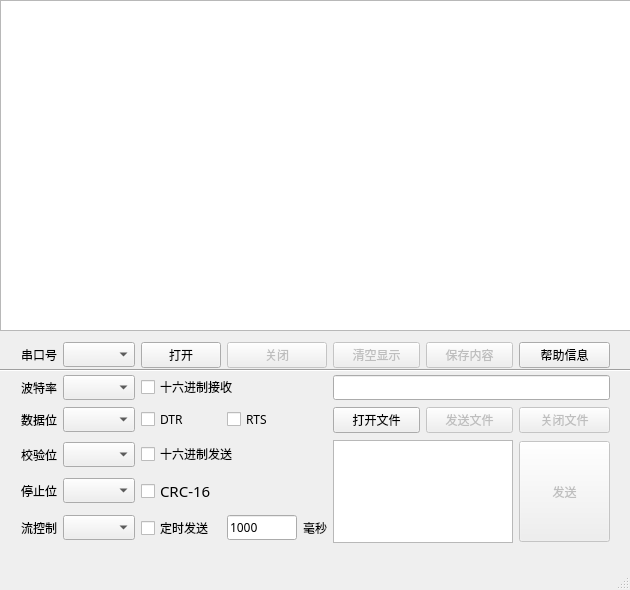
<?xml version="1.0" encoding="UTF-8"?>
<ui version="4.0">
 <class>MainWindow</class>
 <widget class="QMainWindow" name="MainWindow">
  <property name="windowModality">
   <enum>Qt::NonModal</enum>
  </property>
  <property name="enabled">
   <bool>true</bool>
  </property>
  <property name="geometry">
   <rect>
    <x>0</x>
    <y>0</y>
    <width>630</width>
    <height>590</height>
   </rect>
  </property>
  <property name="sizePolicy">
   <sizepolicy hsizetype="Fixed" vsizetype="Fixed">
    <horstretch>0</horstretch>
    <verstretch>0</verstretch>
   </sizepolicy>
  </property>
  <property name="minimumSize">
   <size>
    <width>630</width>
    <height>590</height>
   </size>
  </property>
  <property name="maximumSize">
   <size>
    <width>630</width>
    <height>590</height>
   </size>
  </property>
  <property name="font">
   <font>
    <family>Courier 10 Pitch</family>
   </font>
  </property>
  <property name="windowTitle">
   <string>串口助手</string>
  </property>
  <property name="windowIcon">
   <iconset>
    <normaloff>:/new/prefix1/wICO.ico</normaloff>:/new/prefix1/wICO.ico</iconset>
  </property>
  <widget class="QWidget" name="centralWidget">
   <widget class="QTextBrowser" name="textBrowser">
    <property name="geometry">
     <rect>
      <x>0</x>
      <y>0</y>
      <width>631</width>
      <height>331</height>
     </rect>
    </property>
    <property name="font">
     <font>
      <family>Courier 10 Pitch</family>
     </font>
    </property>
    <property name="mouseTracking">
     <bool>false</bool>
    </property>
   </widget>
   <widget class="Line" name="line">
    <property name="geometry">
     <rect>
      <x>-10</x>
      <y>360</y>
      <width>641</width>
      <height>20</height>
     </rect>
    </property>
    <property name="orientation">
     <enum>Qt::Horizontal</enum>
    </property>
   </widget>
   <widget class="QWidget" name="layoutWidget">
    <property name="geometry">
     <rect>
      <x>10</x>
      <y>330</y>
      <width>611</width>
      <height>231</height>
     </rect>
    </property>
    <layout class="QGridLayout" name="gridLayout">
     <item row="0" column="0">
      <widget class="QLabel" name="label">
       <property name="font">
        <font>
         <family>Courier 10 Pitch</family>
        </font>
       </property>
       <property name="text">
        <string>串口号</string>
       </property>
      </widget>
     </item>
     <item row="0" column="1">
      <widget class="QComboBox" name="SerialcomboBox"/>
     </item>
     <item row="0" column="2">
      <widget class="QPushButton" name="OpenCom">
       <property name="font">
        <font>
         <family>Courier 10 Pitch</family>
        </font>
       </property>
       <property name="text">
        <string>打开</string>
       </property>
      </widget>
     </item>
     <item row="0" column="3" colspan="2">
      <widget class="QPushButton" name="CloseCom">
       <property name="enabled">
        <bool>false</bool>
       </property>
       <property name="font">
        <font>
         <family>Courier 10 Pitch</family>
        </font>
       </property>
       <property name="text">
        <string>关闭</string>
       </property>
      </widget>
     </item>
     <item row="0" column="5">
      <widget class="QPushButton" name="ClearDisplay">
       <property name="enabled">
        <bool>false</bool>
       </property>
       <property name="font">
        <font>
         <family>Courier 10 Pitch</family>
        </font>
       </property>
       <property name="text">
        <string>清空显示</string>
       </property>
      </widget>
     </item>
     <item row="0" column="6">
      <widget class="QPushButton" name="SaveContent">
       <property name="enabled">
        <bool>false</bool>
       </property>
       <property name="font">
        <font>
         <family>Courier 10 Pitch</family>
        </font>
       </property>
       <property name="text">
        <string>保存内容</string>
       </property>
      </widget>
     </item>
     <item row="0" column="7">
      <widget class="QPushButton" name="Help">
       <property name="font">
        <font>
         <family>Courier 10 Pitch</family>
        </font>
       </property>
       <property name="text">
        <string>帮助信息</string>
       </property>
      </widget>
     </item>
     <item row="1" column="0">
      <widget class="QLabel" name="label_2">
       <property name="font">
        <font>
         <family>Courier 10 Pitch</family>
        </font>
       </property>
       <property name="text">
        <string>波特率</string>
       </property>
      </widget>
     </item>
     <item row="1" column="1">
      <widget class="QComboBox" name="BaudComboBox">
       <property name="currentIndex">
        <number>-1</number>
       </property>
      </widget>
     </item>
     <item row="2" column="0">
      <widget class="QLabel" name="label_3">
       <property name="font">
        <font>
         <family>Courier 10 Pitch</family>
        </font>
       </property>
       <property name="text">
        <string>数据位</string>
       </property>
      </widget>
     </item>
     <item row="2" column="1">
      <widget class="QComboBox" name="DataComboBox"/>
     </item>
     <item row="2" column="2">
      <widget class="QCheckBox" name="DTRcheckBox">
       <property name="font">
        <font>
         <family>Courier 10 Pitch</family>
        </font>
       </property>
       <property name="text">
        <string>DTR</string>
       </property>
      </widget>
     </item>
     <item row="2" column="3" colspan="2">
      <widget class="QCheckBox" name="RTScheckBox">
       <property name="font">
        <font>
         <family>Courier 10 Pitch</family>
        </font>
       </property>
       <property name="text">
        <string>RTS</string>
       </property>
      </widget>
     </item>
     <item row="2" column="5">
      <widget class="QPushButton" name="OpenFile">
       <property name="enabled">
        <bool>true</bool>
       </property>
       <property name="font">
        <font>
         <family>Courier 10 Pitch</family>
        </font>
       </property>
       <property name="text">
        <string>打开文件</string>
       </property>
      </widget>
     </item>
     <item row="2" column="6">
      <widget class="QPushButton" name="SendFile">
       <property name="enabled">
        <bool>false</bool>
       </property>
       <property name="font">
        <font>
         <family>Courier 10 Pitch</family>
        </font>
       </property>
       <property name="text">
        <string>发送文件</string>
       </property>
      </widget>
     </item>
     <item row="2" column="7">
      <widget class="QPushButton" name="CloseFile">
       <property name="enabled">
        <bool>false</bool>
       </property>
       <property name="font">
        <font>
         <family>Courier 10 Pitch</family>
        </font>
       </property>
       <property name="text">
        <string>关闭文件</string>
       </property>
      </widget>
     </item>
     <item row="3" column="0">
      <widget class="QLabel" name="label_5">
       <property name="font">
        <font>
         <family>Courier 10 Pitch</family>
        </font>
       </property>
       <property name="text">
        <string>校验位</string>
       </property>
      </widget>
     </item>
     <item row="3" column="1">
      <widget class="QComboBox" name="ParityComboBox"/>
     </item>
     <item row="3" column="5" rowspan="3" colspan="2">
      <widget class="QTextEdit" name="textEdit">
       <property name="enabled">
        <bool>true</bool>
       </property>
       <property name="sizePolicy">
        <sizepolicy hsizetype="Minimum" vsizetype="Expanding">
         <horstretch>0</horstretch>
         <verstretch>0</verstretch>
        </sizepolicy>
       </property>
       <property name="minimumSize">
        <size>
         <width>91</width>
         <height>101</height>
        </size>
       </property>
       <property name="font">
        <font>
         <family>Courier 10 Pitch</family>
        </font>
       </property>
       <property name="toolTip">
        <string>单击鼠标中键清空！</string>
       </property>
      </widget>
     </item>
     <item row="3" column="7" rowspan="3">
      <widget class="QPushButton" name="SendData">
       <property name="enabled">
        <bool>false</bool>
       </property>
       <property name="sizePolicy">
        <sizepolicy hsizetype="Minimum" vsizetype="Fixed">
         <horstretch>0</horstretch>
         <verstretch>0</verstretch>
        </sizepolicy>
       </property>
       <property name="minimumSize">
        <size>
         <width>91</width>
         <height>101</height>
        </size>
       </property>
       <property name="font">
        <font>
         <family>Courier 10 Pitch</family>
        </font>
       </property>
       <property name="toolTip">
        <string>按Ctrl+Enter键发送数据。</string>
       </property>
       <property name="text">
        <string>发送</string>
       </property>
      </widget>
     </item>
     <item row="4" column="0">
      <widget class="QLabel" name="label_4">
       <property name="font">
        <font>
         <family>Courier 10 Pitch</family>
        </font>
       </property>
       <property name="text">
        <string>&lt;html&gt;&lt;head/&gt;&lt;body&gt;&lt;p&gt;停止位&lt;/p&gt;&lt;/body&gt;&lt;/html&gt;</string>
       </property>
      </widget>
     </item>
     <item row="4" column="1">
      <widget class="QComboBox" name="StopComboBox"/>
     </item>
     <item row="5" column="0">
      <widget class="QLabel" name="label_6">
       <property name="font">
        <font>
         <family>Courier 10 Pitch</family>
        </font>
       </property>
       <property name="text">
        <string>流控制</string>
       </property>
      </widget>
     </item>
     <item row="5" column="1">
      <widget class="QComboBox" name="FCComboBox"/>
     </item>
     <item row="5" column="2">
      <widget class="QCheckBox" name="TimecheckBox">
       <property name="font">
        <font>
         <family>Courier 10 Pitch</family>
        </font>
       </property>
       <property name="text">
        <string>定时发送</string>
       </property>
      </widget>
     </item>
     <item row="5" column="3">
      <widget class="QLineEdit" name="Time">
       <property name="enabled">
        <bool>true</bool>
       </property>
       <property name="font">
        <font>
         <family>Courier 10 Pitch</family>
        </font>
       </property>
       <property name="toolTip">
        <string>请输入正整数!</string>
       </property>
       <property name="text">
        <string>1000</string>
       </property>
      </widget>
     </item>
     <item row="5" column="4">
      <widget class="QLabel" name="label_7">
       <property name="font">
        <font>
         <family>Courier 10 Pitch</family>
        </font>
       </property>
       <property name="text">
        <string>毫秒</string>
       </property>
      </widget>
     </item>
     <item row="3" column="2" colspan="3">
      <widget class="QCheckBox" name="HexSendcheckBox">
       <property name="font">
        <font>
         <family>Courier 10 Pitch</family>
        </font>
       </property>
       <property name="text">
        <string>十六进制发送</string>
       </property>
       <property name="checkable">
        <bool>true</bool>
       </property>
       <property name="checked">
        <bool>false</bool>
       </property>
      </widget>
     </item>
     <item row="4" column="2" colspan="3">
      <widget class="QCheckBox" name="CRC16checkBox">
       <property name="font">
        <font>
         <pointsize>11</pointsize>
        </font>
       </property>
       <property name="text">
        <string>CRC-16</string>
       </property>
      </widget>
     </item>
     <item row="1" column="2" colspan="3">
      <widget class="QCheckBox" name="HexReccheckBox">
       <property name="font">
        <font>
         <family>Courier 10 Pitch</family>
        </font>
       </property>
       <property name="text">
        <string>十六进制接收</string>
       </property>
      </widget>
     </item>
     <item row="1" column="5" colspan="3">
      <widget class="QLineEdit" name="FilePath">
       <property name="font">
        <font>
         <family>Courier 10 Pitch</family>
        </font>
       </property>
      </widget>
     </item>
    </layout>
   </widget>
  </widget>
  <widget class="QStatusBar" name="statusBar"/>
  <widget class="QMenuBar" name="menuBar">
   <property name="geometry">
    <rect>
     <x>0</x>
     <y>0</y>
     <width>630</width>
     <height>26</height>
    </rect>
   </property>
  </widget>
 </widget>
 <layoutdefault spacing="6" margin="11"/>
 <resources/>
 <connections/>
</ui>
